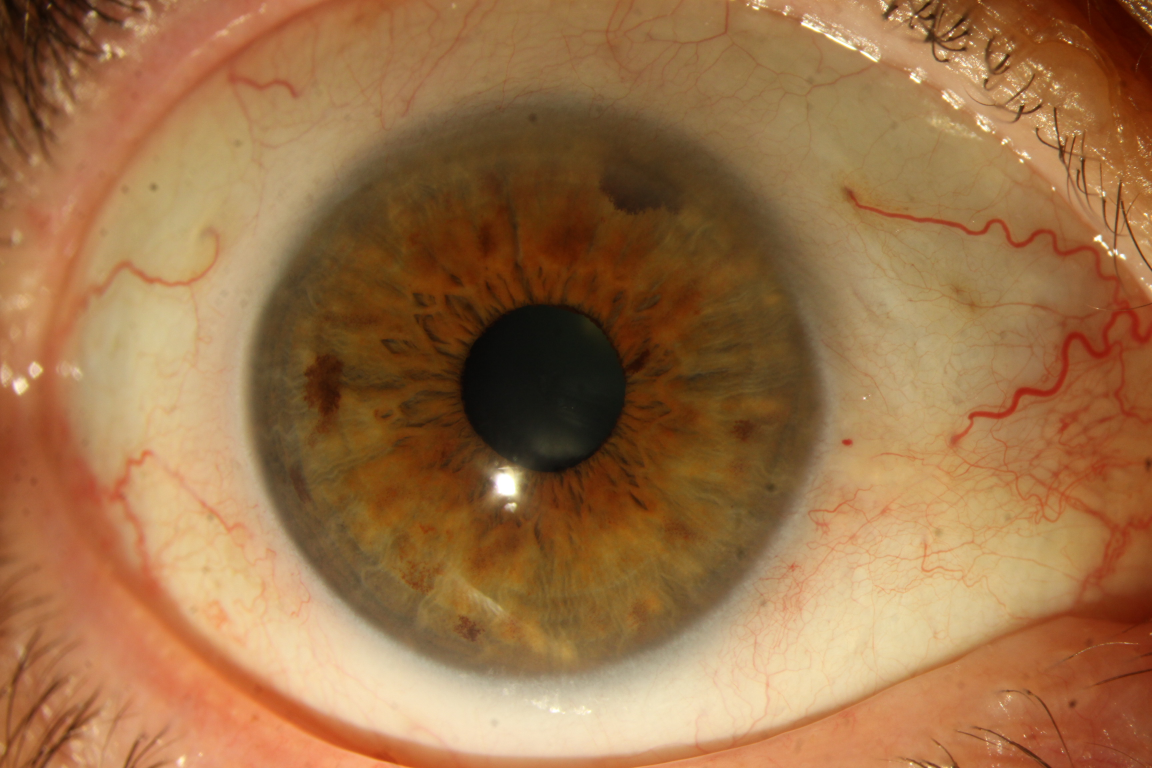
#> input picture archive/train/eye/imagem_iris[104].JPG, 3456 x 2304 px (shown at 1/3 size); its folder holds only this picture in this run
$ python ReconhecimentoIris.py
#> lines starting #> are read from the running program, lines starting #| are printed output that depends on the picture; after the words box and inside, x2 and y2 are one past the last pixel; in counts of white or black regions, pixels touching at a corner belong together
import os
import cv2
import numpy as np
from skimage import feature
import matplotlib.pyplot as plt
from scipy.spatial.distance import euclidean

# Função para carregar e pré-processar uma imagem
def carregar_imagem(caminho):
    img = cv2.imread(caminho, cv2.IMREAD_GRAYSCALE)
    img = cv2.resize(img, (300, 300))
    return img

# Função para detectar a íris
def detectar_iris(img):
    img_blur = cv2.GaussianBlur(img, (5, 5), 1.5)
    edges = cv2.Canny(img_blur, 30, 100)
    circles = cv2.HoughCircles(edges, cv2.HOUGH_GRADIENT, dp=1.2, minDist=100,
                               param1=50, param2=20, minRadius=50, maxRadius=150)


    if circles is not None:
        circles = np.uint16(np.around(circles))
        for circle in circles[0, :]:
            centro = (circle[0], circle[1])
            raio = circle[2]
            return centro, raio
    return None, None

# Função para extrair características usando LBP
def extrair_caracteristicas(img, centro, raio):
    mask = np.zeros_like(img)
    cv2.circle(mask, centro, raio, (255, 255, 255), thickness=-1)
    iris_segment = cv2.bitwise_and(img, img, mask=mask)
    lbp = feature.local_binary_pattern(iris_segment, P=8, R=1, method='uniform')
    hist, _ = np.histogram(lbp.ravel(), bins=np.arange(0, 10), range=(0, 9))
    hist = hist.astype('float')
    hist /= (hist.sum() + 1e-6)
    return hist

# Função para reconhecimento de íris
def reconhecimento_iris(caminho_imagem, dataset, limiar=0.2):
    """
    Compara a imagem de teste com o dataset de íris.
    Se a menor distância for maior que o limiar, retorna uma mensagem de falha.
    """
    img = carregar_imagem(caminho_imagem)
    centro, raio = detectar_iris(img)
    if centro is None or raio is None:
        print("Íris não detectada.")
        return None

    features = extrair_caracteristicas(img, centro, raio)

    # Comparar com o dataset
    similaridades = []
    for label, data_features in dataset.items():
        distancia = euclidean(features, data_features)
        similaridades.append((label, distancia))

    # Ordenar por menor distância
    similaridades.sort(key=lambda x: x[1])

    # Verificar o menor valor de distância
    menor_distancia = similaridades[0][1]
    mais_semelhante = similaridades[0][0]

    # Normalizar a distância para calcular semelhanca
    # semelhanca = 1 - (distância normalizada pela maior possível)
    semelhanca = 1 - menor_distancia

    # Mostrar a imagem com a íris detectada
    plt.imshow(img, cmap='gray')
    if semelhanca >= (90 / 100):
        plt.title(f"Íris Detectada (Mais semelhante: {mais_semelhante})(semelhanca: {semelhanca:.2f})")
    else:
        plt.title("Íris não está presente na base de dados")
    if centro and raio:
        circle_img = cv2.circle(img.copy(), centro, raio, (255, 0, 0), 2)
        plt.imshow(circle_img, cmap='gray')
    plt.axis('off')
    plt.show()

    # Retornar resultado com base na semelhanca
    if semelhanca >= (90 / 100):
        print(f"Íris reconhecida: {mais_semelhante} (semelhanca: {semelhanca:.2f})")
        return mais_semelhante
    else:
        print("Essa íris não está presente na base de dados.")
        return None

# Criar um dataset de íris a partir de uma pasta
def criar_dataset_pasta(caminho_pasta):
    dataset = {}
    for arquivo in os.listdir(caminho_pasta):
        caminho_completo = os.path.join(caminho_pasta, arquivo)
        if os.path.isfile(caminho_completo) and arquivo.lower().endswith(('.png', '.jpg', '.jpeg', '.bmp', '.tiff')):
            img = carregar_imagem(caminho_completo)
            centro, raio = detectar_iris(img)
            if centro and raio:
                features = extrair_caracteristicas(img, centro, raio)
                label = arquivo.split(".")[0]  # Nome do arquivo sem extensão como label
                dataset[label] = features
            else:
                print(f"Íris não detectada na imagem: {arquivo}")
    return dataset

# Função principal
def main():
    # Caminho da pasta contendo o dataset de íris
    caminho_pasta_dataset = 'archive/train/eye'  # Substitua pelo caminho da sua pasta
    dataset = criar_dataset_pasta(caminho_pasta_dataset)
#> in detectar_iris, `edges = cv2.Canny(img_blur, 30, 100)`:
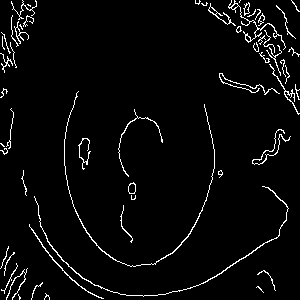
#> edges: shape (300, 300); 3.7% white in thin lines or dots
#> in detectar_iris, `circles = cv2.HoughCircles(edges, cv2.HOUGH_GRADIENT, dp=1.2, minDist=..`: circles = [[144.6, 144.6, 149.2], [132.6, 36.6, 121.5], [233.4, 84.6, 66.8], [238.2, 186.6, 102.7], [132.6, 287.4, 128], [24.6, 156.6, 95.72]]
#> in detectar_iris, `circles = np.uint16(np.around(circles))`: circles = [[145, 145, 149], [133, 37, 122], [233, 85, 67], [238, 187, 103], [133, 287, 128], [25, 157, 96]]
#> the loop in detectar_iris, `for circle in circles[0, :]:` made 1 pass
#> in criar_dataset_pasta, `centro, raio = detectar_iris(img)`: centro = (145, 145); raio = 149
#> in extrair_caracteristicas, `cv2.circle(mask, centro, raio, (255, 255, 255), thickness=-1)`: mask: shape (300, 300); 77.2% white; 2 black regions, box (x1, y1, x2, y2) and area: (0, 0, 300, 300) 16677, (0, 0, 111, 111) 3882
#> in extrair_caracteristicas, `lbp = feature.local_binary_pattern(iris_segment, P=8, R=1, method='uni..`:
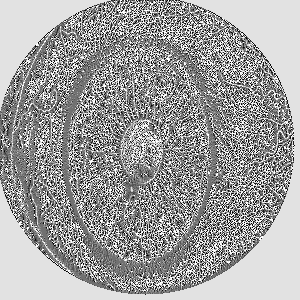
#> lbp: shape (300, 300) float64; min 0, max 9, mean 5.63; drawn with min black and max white
#> in extrair_caracteristicas, `hist, _ = np.histogram(lbp.ravel(), bins=np.arange(0, 10), range=(0, 9))`: hist = [4136, 5062, 4384, 8106, 11392, 8624, 5077, 6017, 37202]
#> in extrair_caracteristicas, `hist /= (hist.sum() + 1e-6)`: hist = [0.046, 0.0562, 0.0487, 0.0901, 0.127, 0.0958, 0.0564, 0.0669, 0.413]
#> in criar_dataset_pasta, `features = extrair_caracteristicas(img, centro, raio)`: features has the same summary as hist in extrair_caracteristicas
#> dataset = {'imagem_iris[104]': [0.046, 0.0562, 0.0487, 0.0901, 0.127, 0.0958, 0.0564, 0.0669, 0.413]}

    # Testar reconhecimento com uma nova imagem
    caminho_teste = 'img/exemploDatabase.JPG'
    reconhecimento_iris(caminho_teste, dataset)
#> call 2 of carregar_imagem, with caminho = 'img/exemploDatabase.JPG'
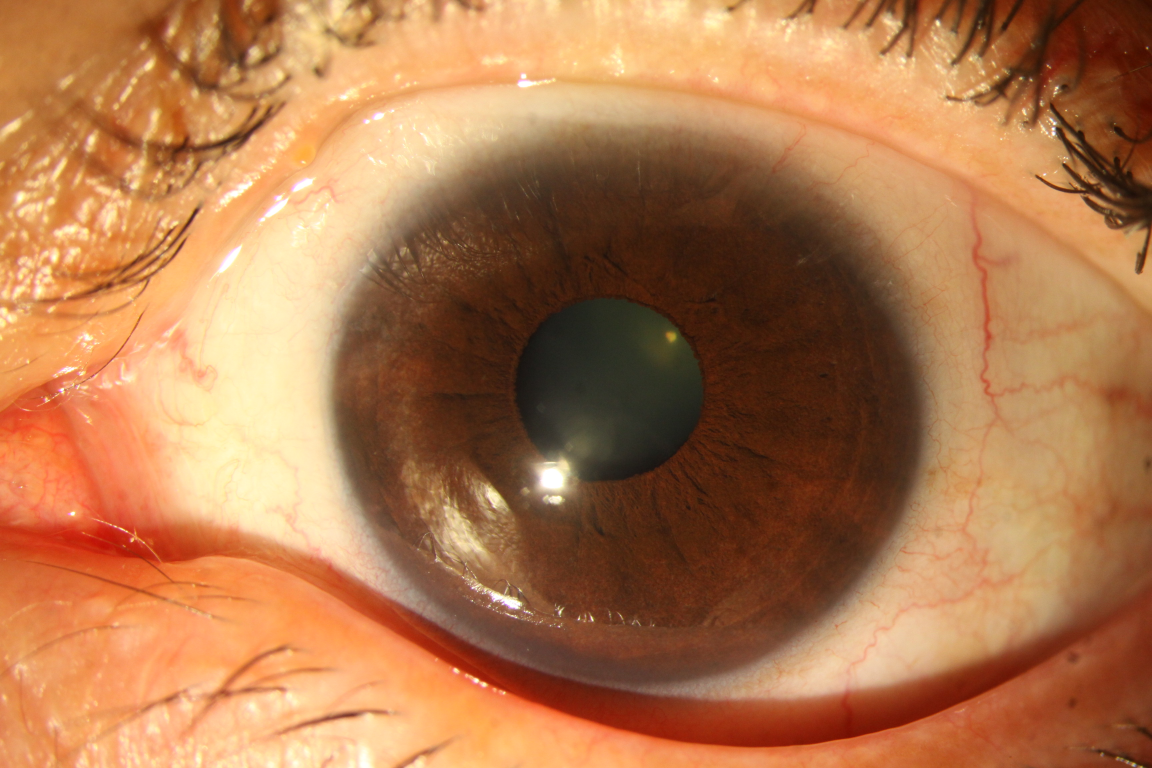
#> input picture img/exemploDatabase.JPG, 3456 x 2304 px (shown at 1/3 size)
#> in detectar_iris (call 2), `edges = cv2.Canny(img_blur, 30, 100)`:
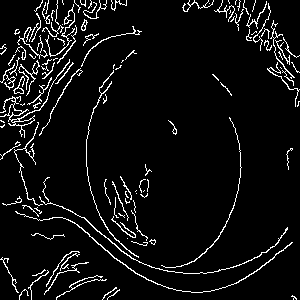
#> edges: shape (300, 300); 6.2% white in thin lines or dots
#> in detectar_iris (call 2), `circles = cv2.HoughCircles(edges, cv2.HOUGH_GRADIENT, dp=1.2, minDist=..`: circles = [[165, 139.8, 149.2], [36.6, 183, 110.8], [77.4, 84.6, 69.44], [155.4, 12.6, 117.6], [30.6, 293.4, 93.44], [6.6, 6.6, 69.08], [257.4, 204.6, 123.9], [299.4, 6.6, 54.32], [144.6, 299.4, 59]]
#> in detectar_iris (call 2), `circles = np.uint16(np.around(circles))`: circles = [[165, 140, 149], [37, 183, 111], [77, 85, 69], [155, 13, 118], [31, 293, 93], [7, 7, 69], [257, 205, 124], [299, 7, 54], [145, 299, 59]]
#> the loop in detectar_iris, `for circle in circles[0, :]:` made 1 pass
#> in reconhecimento_iris, `centro, raio = detectar_iris(img)`: centro = (165, 140); raio = 149
#> call 2 of extrair_caracteristicas, with centro = (165, 140), raio = 149
#> in extrair_caracteristicas (call 2), `cv2.circle(mask, centro, raio, (255, 255, 255), thickness=-1)`:
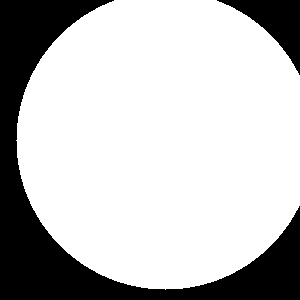
#> mask: shape (300, 300); 75.5% white; 2 black regions, box (x1, y1, x2, y2) and area: (0, 0, 300, 300) 19711, (217, 0, 300, 75) 2370
#> in extrair_caracteristicas (call 2), `lbp = feature.local_binary_pattern(iris_segment, P=8, R=1, method='uni..`:
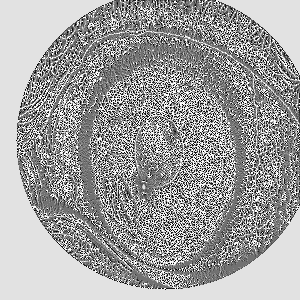
#> lbp: shape (300, 300) float64; min 0, max 9, mean 5.67; drawn with min black and max white
#> in extrair_caracteristicas (call 2), `hist, _ = np.histogram(lbp.ravel(), bins=np.arange(0, 10), range=(0, 9))`: hist = [4606, 4869, 4088, 7623, 11256, 8461, 5009, 5624, 38464]
#> in extrair_caracteristicas (call 2), `hist /= (hist.sum() + 1e-6)`: hist = [0.0512, 0.0541, 0.0454, 0.0847, 0.125, 0.094, 0.0557, 0.0625, 0.427]
#> in reconhecimento_iris, `features = extrair_caracteristicas(img, centro, raio)`: features has the same summary as hist in extrair_caracteristicas
#> the loop in reconhecimento_iris, `for label, data_features in dataset.items():` made 1 pass
#> (label, distancia) on pass 1: ('imagem_iris[104]', 0.0171)
#> after the loop in reconhecimento_iris, `for label, data_features in dataset.items():`: similaridades = [('imagem_iris[104]', 0.0171)]
#> in reconhecimento_iris, `menor_distancia = similaridades[0][1]`: menor_distancia = 0.0171
#> in reconhecimento_iris, `mais_semelhante = similaridades[0][0]`: mais_semelhante = 'imagem_iris[104]'
#> in reconhecimento_iris, `semelhanca = 1 - menor_distancia`: semelhanca = 0.983
#> in reconhecimento_iris, `circle_img = cv2.circle(img.copy(), centro, raio, (255, 0, 0), 2)`:
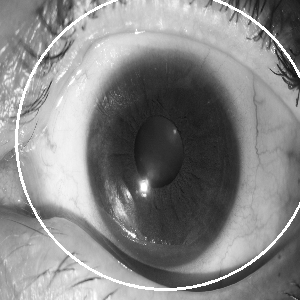
#> circle_img: shape (300, 300); min 19, max 255, mean 134.3
#| Íris reconhecida: imagem_iris[104] (semelhanca: 0.98)

if __name__ == "__main__":
    main()
